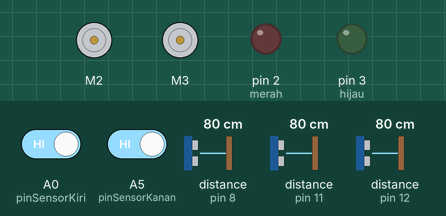
Bench run of a sketch on a simulated Arduino Uno, built with avr-gcc and run on an emulated ATmega328P. Parts: 2 × DC motor (green arrow = forward, orange = backward, longer = faster), output pins drawn as LEDs (lit = HIGH). Wiring (inferred from the names in the program): 2 × ultrasonic range finder: trigger pin 10, echo pin 12 / trigger pin 13, echo pin 11. The test bench sets the inputs (shaded band); at power-on: distance to the obstacle (sensors on pin 12, pin 11, pin 8) 80 cm, A0 (pinSensorKiri) HIGH, A5 (pinSensorKanan) HIGH. The echo pulse lasts 58.3 µs per cm; pins used as bus, display or sensor lines are not drawn; what the sketch prints to the serial monitor is not drawn.

Above: at 1.2 s.
1.3 s: distance to the obstacle (sensor on pin 12) set to 18 cm
5.0 s: distance to the obstacle (sensor on pin 12) set to 14 cm
At 6.8 s:
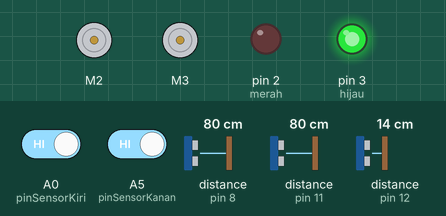
7.6 s: distance to the obstacle (sensor on pin 11) set to 17 cm
9.6 s: distance to the obstacle (sensor on pin 11) set to 14 cm
At 11.9 s:
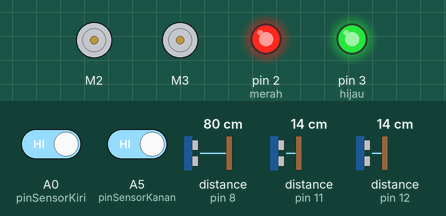
12.2 s: A0 (pinSensorKiri) driven LOW
At 13.9 s:
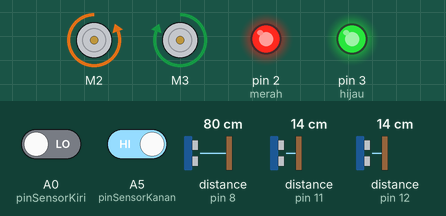
14.5 s: A5 (pinSensorKanan) driven LOW
At 16.0 s:
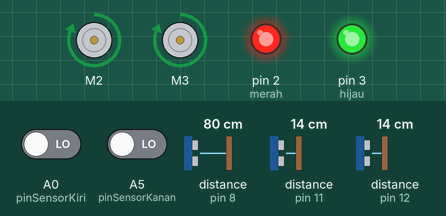
Timing chart, 0 to 17.5 s (numbered marks = the images above; inputs shaded):
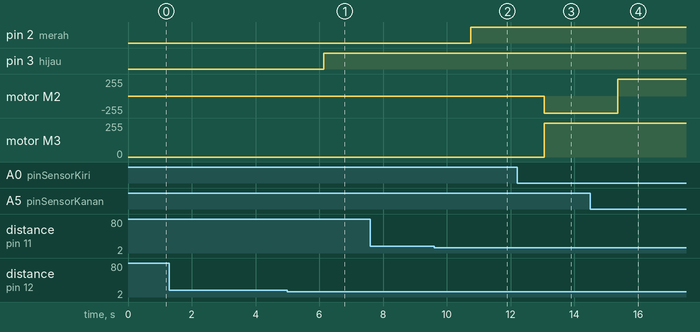

Measured:
- the behaviour switches between 17 and 16 cm on distance to the obstacle (sensor on pin 12) (found by bisection; images 0 and 1)
- the behaviour switches between 16 and 15 cm on distance to the obstacle (sensor on pin 11) (found by bisection; images 1 and 2)
- after the input at 1.3 s, every drawn part: stays the same
- after the input at 5.0 s, pin 3 (hijau): LOW → HIGH after 1.1 s
- after the input at 7.6 s, every drawn part: stays the same
- after the input at 9.6 s, pin 2 (merah): LOW → HIGH after 1.1 s
- after the input at 12.2 s, motor M2: stopped → backward 255/255 after 0.86 s; motor M3: stopped → forward 255/255 after 0.86 s
- after the input at 14.5 s, motor M2: backward 255/255 → forward 255/255 after 0.87 s

The sketch:

motor_sensor1.ino
```cpp
//Deklarasi PIN
int trig = 13; // membuat varibel trig yang di set ke-pin D6
int echo = 11; // membuat variabel echo yang di set ke-pin D7
long durasiA, jarakA;     // membuat variabel durasi dan jarak
long durasiB, jarakB;     // membuat variabel durasi dan jarak
int merah = 2;
int trigg = 10; // membuat varibel trig yang di set ke-pin D6
int echoo = 12; // membuat variabel echo yang di set ke-pin D7
int hijau = 3;

///////////////////////////////////////////////////////////////////////////////////

#define S0 4
#define S1 5
#define S2 6
#define S3 7
#define sensorOut1 8
#include <NewPing.h>
int redFrequency1 = 0;
int greenFrequency1 = 0;
int blueFrequency1 = 0;

///////////////////////////////////////////////////////////////////////////////
#include <AFMotor.h>
const int pinSensorKiri = A0;
const int pinSensorKanan = A5;
///////////////////////////////////////////////////////////////////////////////

char val;
AF_DCMotor motor1(2, MOTOR12_64KHZ); //Jadikan motor kanan, 64KHZ
AF_DCMotor motor2(3, MOTOR12_64KHZ); //Jadikan motor kiri, 642hHZ

void setup() {
  pinMode(trig, OUTPUT);    // set pin trig menjadi OUTPUT
  pinMode(echo, INPUT);     // set pin echo menjadi INPUT
  pinMode(trigg, OUTPUT);    // set pin trig menjadi OUTPUT
  pinMode(echoo, INPUT);     // set pin echo menjadi INPUT
  pinMode(merah, OUTPUT);
  pinMode(hijau,OUTPUT);
  ////////////////////////////////////////////////////////////////////////////
   pinMode(S0, OUTPUT);
  pinMode(S1, OUTPUT);
  pinMode(S2, OUTPUT);
  pinMode(S3, OUTPUT);
  pinMode(sensorOut1,INPUT);
  // Setting frequency scaling to 20%
  digitalWrite(S0,HIGH);
  digitalWrite(S1,LOW);
   // Begins serial communication
  Serial.begin(9600);       // digunakan untuk komunikasi Serial dengan komputer
  //////////////////////////////////////////////////////////////////////////////
  Serial.begin (9600);
  pinMode (pinSensorKiri, INPUT);
  pinMode (pinSensorKanan, INPUT);
  motor1.setSpeed(180); //Set kecepatan motor 1 240 (range 0-255)
  motor2.setSpeed(180); //Set kecepatan motor 2 240 (range 0-255)
}

void loop() {
     unsigned long currentTime = millis();
    unsigned long previousTime1 = 0;
  const unsigned long interval1 = 500; //////tiap 1/2 dtk
  ////////////////////////////////////////////////////////////////////////////////
  digitalWrite(trig, LOW);
   delayMicroseconds(8);
  digitalWrite(trig, HIGH);
  delayMicroseconds(8);
  digitalWrite(trig, LOW);
  delayMicroseconds(8);
  durasiA = pulseIn(echo, HIGH); // menerima suara ultrasonic
  jarakA = (durasiA / 2) / 29.1;  // mengubah durasi menjadi jarak (cm)


   if (currentTime - previousTime1 >= interval1) {
    previousTime1 = currentTime;
  if(jarakA >= 16){
    digitalWrite(merah, LOW);
  }
  else {
    digitalWrite(merah, HIGH);
  }
   }

  unsigned long previousTime2 = 0;
  const unsigned long interval2 = 500; //////tiap 1/2 dtk
   digitalWrite(trigg, LOW);
    delayMicroseconds(8);
   digitalWrite(trigg, HIGH);
    delayMicroseconds(8);
   digitalWrite(trigg, LOW);
    delayMicroseconds(8);
        durasiB = pulseIn(echoo, HIGH); // menerima suara ultrasonic
         jarakB = (durasiB / 2) / 29.1;  // mengubah durasi menjadi jarak (cm)

  if (currentTime - previousTime2 >= interval2) {
    previousTime2 = currentTime;
if(jarakB >= 16){
    digitalWrite(hijau, LOW);
  }
  else {
    digitalWrite(hijau, HIGH);
  }
   }
 ///////////////////////////////////////////////////////////////////////////////////////////////////////
    unsigned long previousTime3 = 0;
  const unsigned long interval3 = 500; //////tiap 1/2 dtk
   if (currentTime - previousTime3 >= interval3) {
    previousTime3 = currentTime;
      // Setting RED (R) filtered photodiodes to be read
  digitalWrite(S2,LOW);
  digitalWrite(S3,LOW);

  // Reading the output frequency
  redFrequency1 = pulseIn(sensorOut1, LOW);

   // Printing the RED (R) value
  Serial.print("R = ");
  Serial.print(redFrequency1);
  delay(100);

  // Setting GREEN (G) filtered photodiodes to be read
  digitalWrite(S2,HIGH);
  digitalWrite(S3,HIGH);

  // Reading the output frequency
  greenFrequency1 = pulseIn(sensorOut1, LOW);

  // Printing the GREEN (G) value
  Serial.print(" G = ");
  Serial.print(greenFrequency1);
  delay(100);

  // Setting BLUE (B) filtered photodiodes to be read
  digitalWrite(S2,LOW);
  digitalWrite(S3,HIGH);

  // Reading the output frequency
  blueFrequency1 = pulseIn(sensorOut1, LOW);

  // Printing the BLUE (B) value
  Serial.print(" B = ");
  Serial.println(blueFrequency1);
  delay(100);
}
//////////////////////////////////////////////////////////////////////////////////////////
 unsigned long previousTime4 = 0;
  const unsigned long interval4 = 500; //////tiap 1/2 dtk
   if (currentTime - previousTime4 >= interval4) {
    previousTime4 = currentTime;
int dataAnalog1 = digitalRead (pinSensorKiri);
int dataAnalog2 = digitalRead (pinSensorKanan);
Serial.print ("Sensor1 : ");
Serial.println (dataAnalog1);
Serial.print ("Sensor2 : ");
Serial.println (dataAnalog2);

if (dataAnalog1 == 0 && dataAnalog2 == 0) {
  motor1.setSpeed(255);
  motor2.setSpeed(255);
  motor1.run(FORWARD); //Motor kanan maju
  motor2.run(FORWARD); //Motor kiri maju
}
else if(dataAnalog1 == 0 && dataAnalog2 == 1) {
  motor1.setSpeed(255);
  motor2.setSpeed(255);
  motor1.run(BACKWARD); //Motor kanan mundur
  motor2.run(FORWARD); //Motor kiri maju
}
else if(dataAnalog1 == 1 && dataAnalog2 == 0){
  motor1.setSpeed(255);
  motor2.setSpeed(255);
  motor1.run(FORWARD); //Motor kanan maju
  motor2.run(BACKWARD); //Motor kiri mundur
}

else {
  motor1.setSpeed(255);
  motor2.setSpeed(255);
  motor1.run(RELEASE); //Motor kanan berhenti
  motor2.run(RELEASE); //Motor kiri berhenti
}
}
}
```
